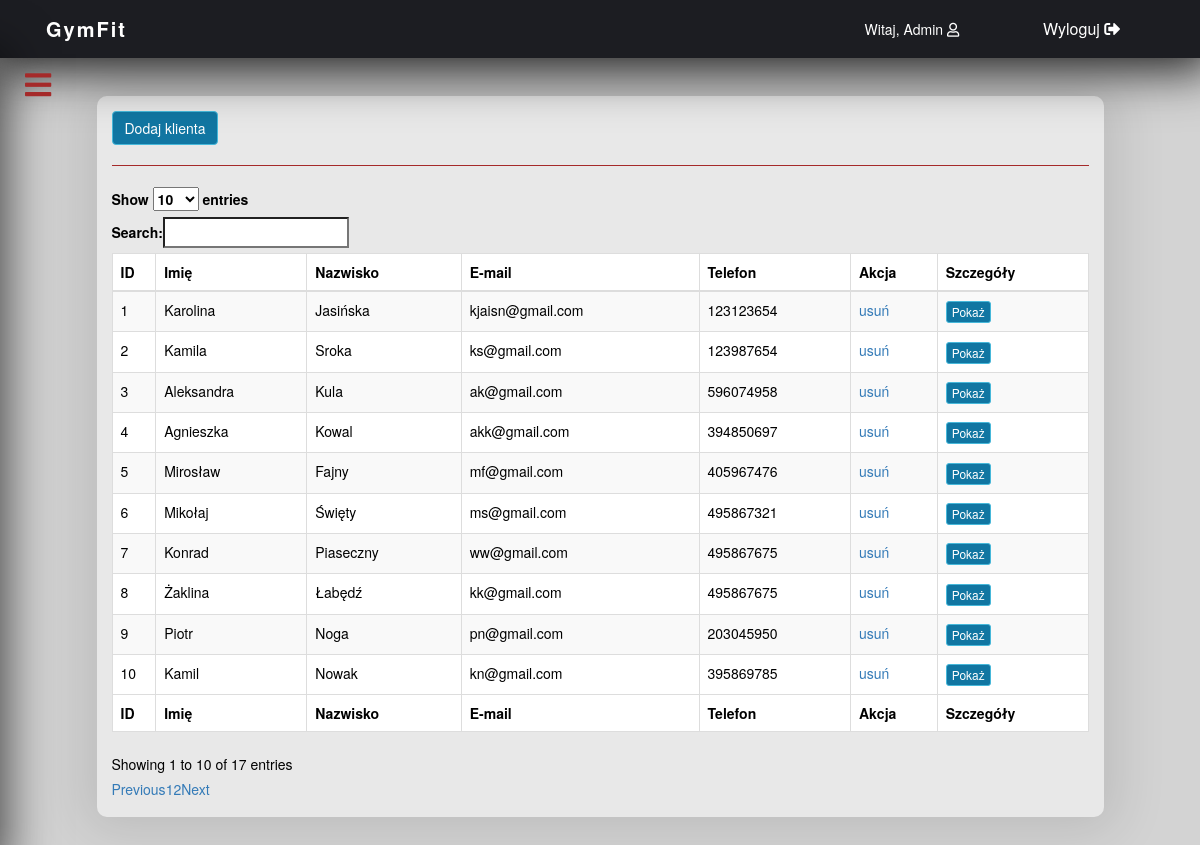
The page /AdminPanel.php (signed in) on the database its author committed.
### tables this page shows
CREATE TABLE `person` (
  `id_person` int(10) NOT NULL AUTO_INCREMENT,
  `name` varchar(20) NOT NULL,
  `surname` varchar(80) NOT NULL,
  `email` varchar(25) NOT NULL,
  `password` varchar(255) NOT NULL,
  `phone` int(11) unsigned NOT NULL,
  `id_adres` int(10) DEFAULT NULL,
  `id_P_Type` int(10) unsigned DEFAULT NULL,
  PRIMARY KEY (`id_person`),
  KEY `id_adres` (`id_adres`),
  KEY `id_P_Type` (`id_P_Type`),
  CONSTRAINT `id_P_Type` FOREIGN KEY (`id_P_Type`) REFERENCES `per_type` (`id_P_Type`) ON DELETE NO ACTION ON UPDATE NO ACTION,
  CONSTRAINT `id_adres` FOREIGN KEY (`id_adres`) REFERENCES `adres` (`id_adres`) ON DELETE CASCADE ON UPDATE CASCADE
);

### AdminPanel.php (the view, shortened to what this page needs)
<?php
require_once('baza.php');
?>
<!DOCTYPE html>
<html lang="pl">
<head>
  <link rel="stylesheet" href="https://use.fontawesome.com/releases/v5.5.0/css/all.css">
<link rel="stylesheet" href="https://maxcdn.bootstrapcdn.com/bootstrap/3.3.7/css/bootstrap.min.css">
<link rel="stylesheet" href="https://cdn.datatables.net/1.10.19/css/dataTables.bootstrap.min.css">
<link rel="stylesheet" href="https://cdn.datatables.net/responsive/2.2.3/css/responsive.bootstrap.min.css">
  <link rel="stylesheet" type="text/css" href="style/styleAdmin.css" />
</head>
<body>
<div class="wrapper max">
<header>
  <nav id="topnav">
    <div class="logo">GymFit</div>
    <div class="menu1">
    <ul>
        <li id="hello">Witaj, Admin  <i class="far fa-user"></i></li>
        <li><a href="logout.php" class="logout">Wyloguj  <i class="fas fa-sign-out-alt "></i></a></li>
      </ul>
    </div>
  </nav>
</header>
</div>
<div class="wrapper1 active">
    <div class="burger">
        <i class="fas fa-bars  visible show active "></i>
    </div>
</div>
<div class="wrapper1 active">
    <div class="content">
<button type="button" name="add" id="add" class="btn add-user-btn btn-info" data-toggle="modal" data-target="#myModal">Dodaj klienta</button>
<hr>
<div id="employee_table">
<table id="table" class="table table-striped table-bordered nowrap" style="width:100%; background-color:white;">
      <thead>
      <tr>
      <th >ID</th>
      <th >Imię</th>
      <th >Nazwisko</th>
      <th >E-mail</th>
      <th>Telefon</th>
      <th>Akcja</th>
      <th>Szczegóły</th>
      </tr>
      </thead>
      <tbody>
      <?php
      $q=mysqli_query($link, "Select * from Person");
      while($tabl=mysqli_fetch_assoc($q)){
      $tabl['name']=htmlspecialchars($tabl['name']);
      $tabl['surname']=htmlspecialchars($tabl['surname']);
      $tabl['email']=htmlspecialchars($tabl['email']);
      $tabl['phone']=htmlspecialchars($tabl['phone']);
      $tabl['id_adres']=htmlspecialchars($tabl['id_adres']);
      echo "<tr> <td>$tabl[id_person] </td> <td>$tabl[name]</td><td> $tabl[surname]</td><td> $tabl[email]</td><td> $tabl[phone]</td> <td><a href='?Did=$tabl[id_person]'>usuń</a></td>
 <td><input type='button' name='$tabl[id_person]' value='Pokaż' id='$tabl[id_adres]' class='btn btn-info btn-xs view_data'/></td>
       </tr>";
      }
      ?>
      </tbody>
      <tfoot>
      <tr>
      <th>ID</th>
      <th>Imię</th>
      <th>Nazwisko</th>
      <th>E-mail</th>
      <th>Telefon</th>
      <th>Akcja</th>
      <th>Szczegóły</th>
      </tr>
      </tfoot>
      </table>
      </div>
</div>
</div>
</body>
</html>

### style/styleAdmin.css (style rules this page uses)
html, body { margin: 0; padding: 0; width: 100%; }
* { box-sizing: border-box; }
body { font-family: "Helvetica Neue",sans-serif; font-weight: lighter; background-color: lightgrey; background-attachment: fixed; background-position: center; background-size: cover; color: #000; }
header { position:relative; top:0; width: 100%; height: 5vh; z-index:100; box-shadow: 0px 0px 49px 3px rgba(0,0,0,0.75); }
.content { width: 95%; margin: 4em auto; line-height: 25px; text-align: justify; background-color:rgba(255, 255, 255, 0.473); padding:15px; border-radius: 10px; box-shadow: 0px 0px 50px 15px rgba(0,0,0,0.1); }
.logo { line-height: 25px; position: fixed; float: left; margin: 16px 46px; color: #fff; font-weight: bold; font-size: 20px; letter-spacing: 2px; }
nav { position: fixed; width: 100%; line-height: 25px; }
nav ul { line-height: 25px; list-style: none; background: #1c1d22; overflow: hidden; color: #fff; padding: 0; text-align: right; margin: 0; padding-right: 40px; transition: 1s; box-shadow: 0px 0px 50px 15px rgba(0,0,0,0.69); }
nav ul li { display: inline-block; padding: 16px 40px; }
nav ul li a { text-decoration: none; color: #fff; font-size: 16px; }
.wrapper1 { position:relative; margin: 10px 70px; transition: .3s linear; }
.burger { position: fixed; top: 70px; left: 25px; font-size: 30px; line-height: 30px; z-index:101; transition: .3s linear; }
.visible { display: none; }
i.show { display: block; color:brown; }
.btn-info { background-color:#1176a2; }
hr { display: block; height: 1px; border: 0; border-top: 1px solid brown; }

### rows shown on the page
person: id_person "1", name "Karolina", surname "Jasińska", email "kjaisn@gmail.com", phone "123123654"
person: id_person "2", name "Kamila", surname "Sroka", email "ks@gmail.com", phone "123987654"
person: id_person "3", name "Aleksandra", surname "Kula", email "ak@gmail.com", phone "596074958"
person: id_person "4", name "Agnieszka", surname "Kowal", email "akk@gmail.com", phone "394850697"
person: id_person "5", name "Mirosław", surname "Fajny", email "mf@gmail.com", phone "405967476"
person: id_person "6", name "Mikołaj", surname "Święty", email "ms@gmail.com", phone "495867321"
person: id_person "7", name "Konrad", surname "Piaseczny", email "ww@gmail.com", phone "495867675"
person: id_person "8", name "Żaklina", surname "Łabędź", email "kk@gmail.com", phone "495867675"
person: id_person "9", name "Piotr", surname "Noga", email "pn@gmail.com", phone "203045950"
person: id_person "10", name "Kamil", surname "Nowak", email "kn@gmail.com", phone "395869785"
